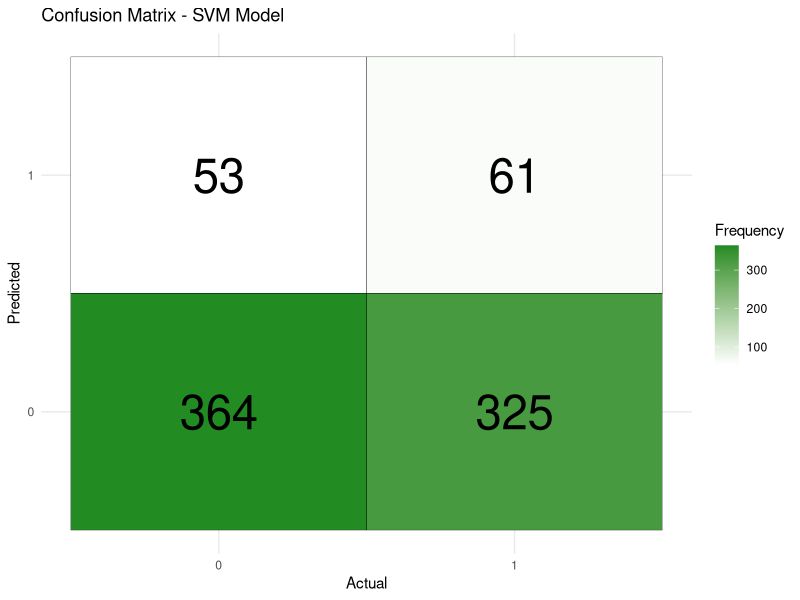
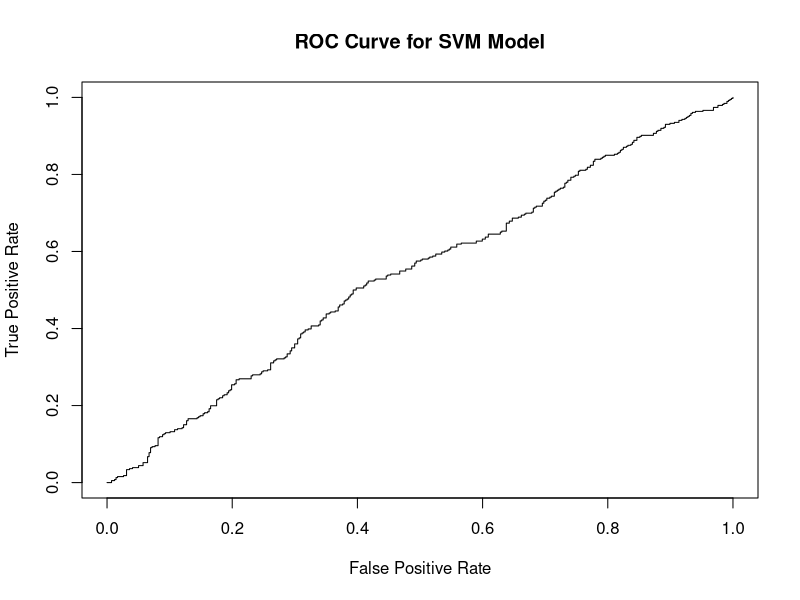

Source code (R) for these figures, in order:
# Load required libraries
# install.packages("dplyr")
# install.packages("tidyr")
# install.packages("readr")
# install.packages("e1071")
#-------------------------------------------------------------------------------

# Load required library
library(dplyr)
library(tidyr)
library(readr)
library(e1071)
#-------------------------------------------------------------------------------

# NOTE: Set to your working directory
setwd(dirname(rstudioapi::getSourceEditorContext()$path))
print(paste("Current Working Directory: ",getwd()), sep="\n")

# Load the datas`et
#df <- read_csv("ground_weather_preprocessed.csv")
df <- read_csv("atmospheric_weather_preprocessed.csv")

# Split the dataset into predictors (X) and the target variable (y)
target_variable_column <- "image"
X <- select(df, -target_variable_column)
y <- select(df, target_variable_column)
dim(X)[1] == dim(y)[1]
# Perform any additional data preprocessing steps as needed
# For example, scaling/standardizing variables, creating dummy variables, etc.

# Split the dataset into training and testing sets
set.seed(123)  # Set a random seed for reproducibility
train_threshold <- 0.7 # 70% for training
train_indices <- sample(nrow(df), nrow(df) * train_threshold)  
train_data <- df[train_indices, ]
test_data <- df[-train_indices, ]

#-------------------------------------------------------------------------------
svm_model <- svm(image ~ ., data = train_data, 
                 kernel = "radial",   # Kernel choice (options: "linear", "radial", "polynomial", "sigmoid")
                 cost = 1,            # Cost parameter (C)
                 gamma = 0.1,         # Gamma parameter (only applicable for radial, polynomial, and sigmoid kernels)
                 degree = 3)          # Degree parameter (only applicable for polynomial kernel)

# Print the details of the SVM model
print(svm_model)
predictions <- predict(svm_model, newdata = test_data)

# Round the predictions to 1 or 0
rounded_predictions <- ifelse(predictions > 0.5, 1, 0)

# Evaluate the model
accuracy <- sum(rounded_predictions == test_data$image) / nrow(test_data)
cat("Accuracy:", accuracy)

# Create a confusion matrix
confusion_matrix <- table(rounded_predictions, test_data$image)
confusion_matrix
#-------------------------------------------------------------------------------

library(ggplot2)

# Create a dataframe with the actual and predicted values
results <- data.frame(Actual = test_data$image, Predicted = rounded_predictions)

# Confusion matrix plot
confusion_matrix <- table(results$Actual, results$Predicted)

ggplot() +
  geom_tile(data = as.data.frame.table(confusion_matrix),
            aes(x = Var1, y = Var2, fill = Freq), color = "black") +
  geom_text(data = as.data.frame.table(confusion_matrix),
            aes(x = Var1, y = Var2, label = Freq), color = "black", size = 12) +
  labs(x = "Actual", y = "Predicted", fill = "Frequency", title = "Confusion Matrix - SVM Model") +
  scale_fill_gradient(low = "white", high = "forestgreen") +
  theme_minimal()

#-------------------------------------------------------------------------------
library(ROCR)
# Create prediction object
pred <- prediction(predictions, test_data$image)
# Create performance object
perf <- performance(pred, "tpr", "fpr")
# Plot the ROC curve
plot(perf, main = "ROC Curve for SVM Model", xlab = "False Positive Rate", ylab = "True Positive Rate")
#-------------------------------------------------------------------------------
